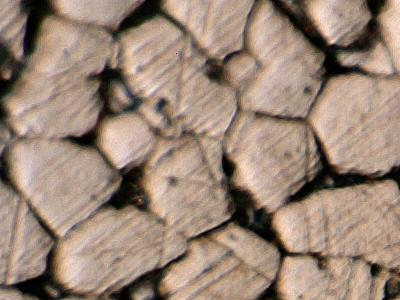
#> input picture images/A_01_01.png, 400 x 300 px
$ python -i preprocessing.py   (imports and definitions only)
#> lines starting #> are read from the running program, lines starting #| are printed output that depends on the picture
# stages/preprocessing.py

import cv2
import numpy as np
import sys
import os
sys.path.append(os.path.dirname(os.path.dirname(os.path.abspath(__file__))))
from config import (GAUSSIAN_KERNEL, CLAHE_CLIP_LIMIT, CLAHE_TILE_SIZE,
                    NLM_H, NLM_TEMPLATE_WIN, NLM_SEARCH_WIN)

def preprocess(image_path):
    """
    Stage 1: Load image, convert to grayscale,
    denoise with Non-Local Means, sharpen with unsharp masking,
    enhance contrast with CLAHE.
    Returns: original_bgr, grayscale, denoised, enhanced
    """
#> called with image_path = '../images/A_01_01.png'

    # Step 1 - Load image
    original = cv2.imread(image_path)
#> original is the input picture: shape (300, 400, 3); mean B, G, R 118.7, 134.1, 155.5
    if original is None:
        raise FileNotFoundError(f"Could not load image: {image_path}")

    # Step 2 - Convert to grayscale
    gray = cv2.cvtColor(original, cv2.COLOR_BGR2GRAY)
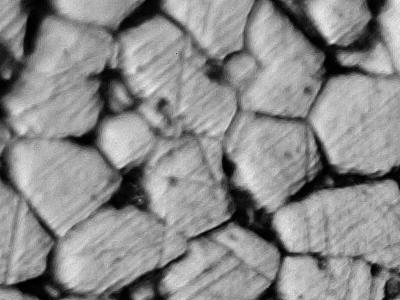
#> gray: shape (300, 400); min 0, max 239, mean 138.7

    # Step 3 - Non-Local Means Denoising
    # NLM averages similar patches across the image, so it smooths out
    # repetitive textures (scratches, grain interior noise) while preserving
    # unique structures (grain boundaries). Far superior to bilateral for
    # this use case because scratches are repetitive patterns.
    denoised = cv2.fastNlMeansDenoising(
        gray,
        h=NLM_H,
        templateWindowSize=NLM_TEMPLATE_WIN,
        searchWindowSize=NLM_SEARCH_WIN
    )

    # Step 4 - Unsharp masking: sharpens boundary edges
    # Using a larger sigma (via kernel size) to be more selective —
    # sharpens large-scale boundary edges rather than fine scratches
    blur = cv2.GaussianBlur(denoised, GAUSSIAN_KERNEL, 0)
    unsharp = cv2.addWeighted(denoised, 1.3, blur, -0.3, 0)

    # Step 5 - CLAHE contrast enhancement
    clahe = cv2.createCLAHE(
        clipLimit=CLAHE_CLIP_LIMIT,
        tileGridSize=CLAHE_TILE_SIZE
    )
    enhanced = clahe.apply(unsharp)
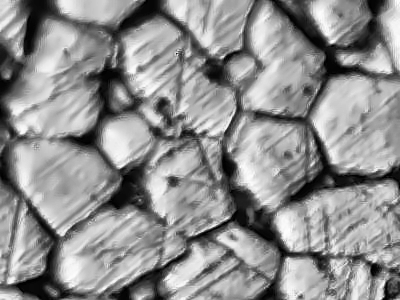
#> enhanced: shape (300, 400); min 1, max 255, mean 142.8

    return original, gray, denoised, enhanced

>>> result = preprocess('../images/A_01_01.png')

$ run again, on images/A_01_02.png
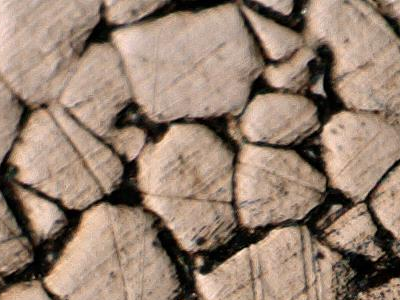
#> input picture images/A_01_02.png, 400 x 300 px
#> in preprocess, original is the input picture: shape (300, 400, 3); mean B, G, R 113.2, 129.9, 152.1
#> in preprocess, `blur = cv2.GaussianBlur(denoised, GAUSSIAN_KERNEL, 0)`:
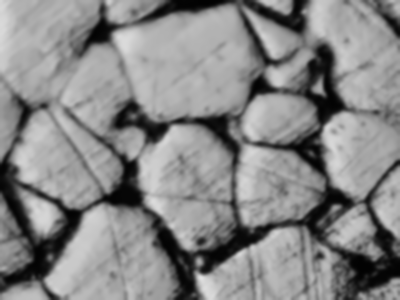
#> blur: shape (300, 400); min 2, max 225, mean 134.7
#> in preprocess, `enhanced = clahe.apply(unsharp)`:
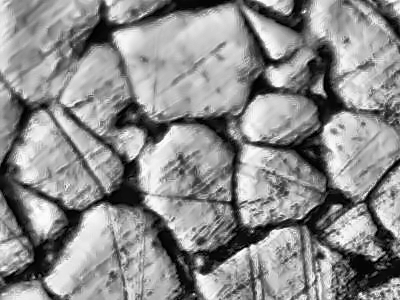
#> enhanced: shape (300, 400); min 1, max 255, mean 140.7

$ run again, on images/A_01_03.png
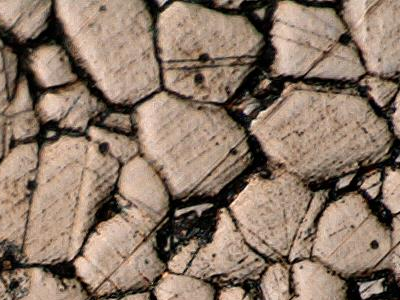
#> input picture images/A_01_03.png, 400 x 300 px
#> in preprocess, original is the input picture: shape (300, 400, 3); mean B, G, R 104.6, 120.8, 141.5
#> in preprocess, `blur = cv2.GaussianBlur(denoised, GAUSSIAN_KERNEL, 0)`:
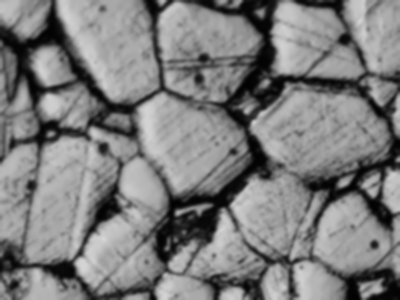
#> blur: shape (300, 400); min 2, max 213, mean 125.1
#> in preprocess, `enhanced = clahe.apply(unsharp)`:
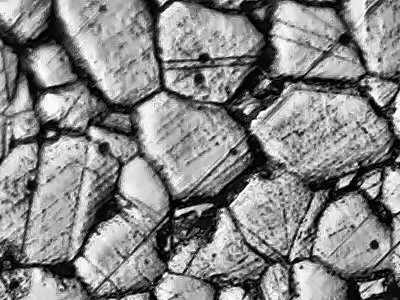
#> enhanced: shape (300, 400); min 1, max 255, mean 134.5

$ run again, on images/A_02_01.png
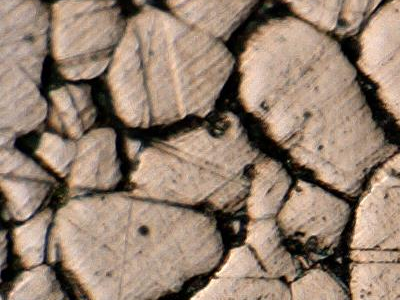
#> input picture images/A_02_01.png, 400 x 300 px
#> in preprocess, original is the input picture: shape (300, 400, 3); mean B, G, R 111.8, 128.8, 149.9
#> in preprocess, `blur = cv2.GaussianBlur(denoised, GAUSSIAN_KERNEL, 0)`:
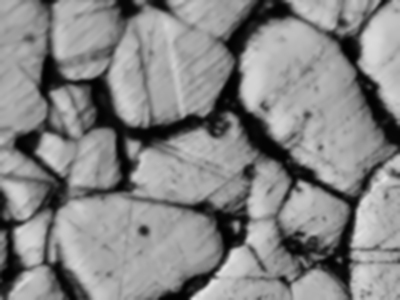
#> blur: shape (300, 400); min 1, max 230, mean 133.2
#> in preprocess, `enhanced = clahe.apply(unsharp)`:
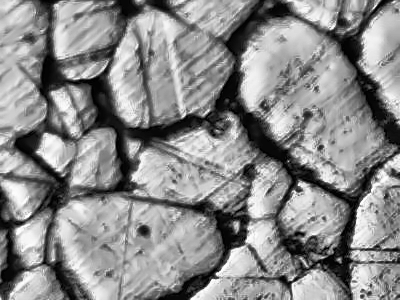
#> enhanced: shape (300, 400); min 0, max 255, mean 138.4
